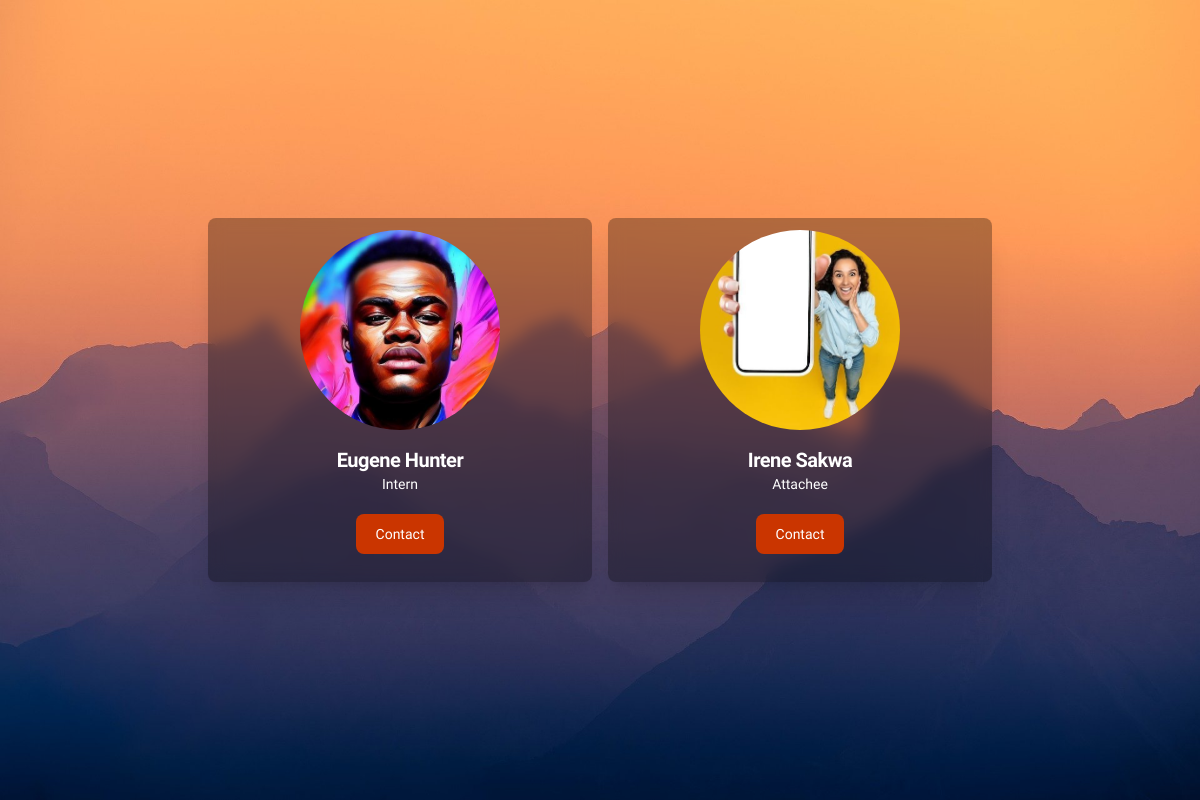
Before: / with the older database file.
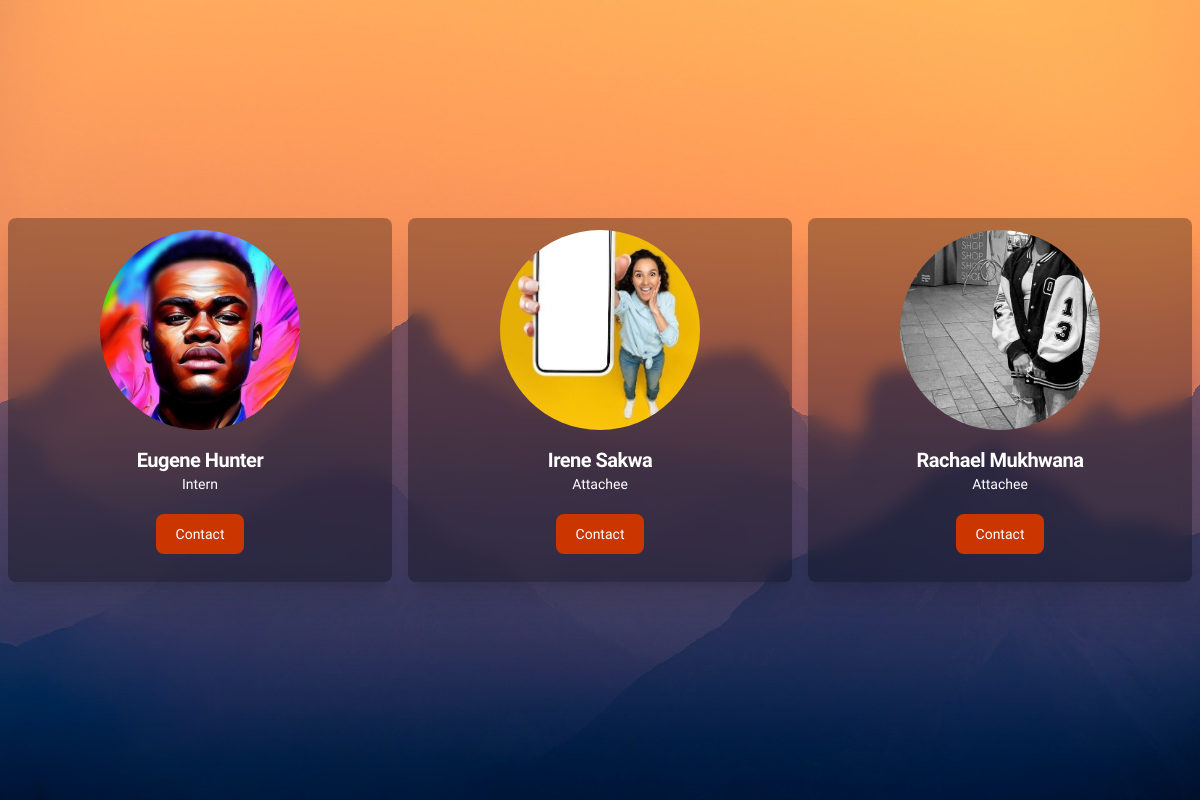
After: the same page with the newer database file.
### employees/models.py (models this page shows, shortened)
class Employee(models.Model):
    first_name = models.CharField(max_length=100)
    last_name = models.CharField(max_length=100)
    photo = models.ImageField(upload_to="images")
    designation = models.CharField(max_length=100)
    email_address = models.EmailField(max_length=100, unique=True)
    phone_number = models.CharField(max_length=15, blank=True)
    created_at = models.DateTimeField(auto_now_add=True)
    updated_at = models.DateTimeField(auto_now=True)

### firstdjango/views.py (the view)
# urls.py: 2. Add a URL to urlpatterns:  path('', views.home, name='home')
def home(request):
    employees = Employee.objects.all()
    context = {"employees": employees,}
    return render(request, "home.html", context)

### templates/home.html (shortened to what this page needs)
{% load static %}
<!DOCTYPE html>
<html lang="en">
<head>
    <script src="https://cdn.jsdelivr.net/npm/@tailwindcss/browser@4"></script>
    <link rel="stylesheet" href="{% static 'css/style.css' %}">
</head>
<body>
    <div class="flex md:flex-row flex-col gap-4 w-full items-center justify-center min-h-screen"
{% load static %}
<!DOCTYPE html>
<html lang="en">
<head>
    <script src="https://cdn.jsdelivr.net/npm/@tailwindcss/browser@4"></script>
    <link rel="stylesheet" href="{% static 'css/style.css' %}">
</head>
<body>
    <div class="flex md:flex-row flex-col gap-4 w-full items-center justify-center min-h-screen"
        style="
        background-image: url('{% static "images/bg3.jpg" %}');
        background-size: cover;
        background-position: center;
        ">
        {% for employee in employees %}
        <div class="w-full max-w-sm shadow-xl p-3 bg-black/30 backdrop-blur-sm rounded-lg shadow">
            <div class="w-full flex flex-col items-center justify-center">
                <img src="{{ employee.photo.url }}" class="rounded-full w-50 h-50 object-cover" alt="{{ employee.first_name }}">
            </div>
            <div class="p-4 flex flex-col items-center justify-center">
                <h5 class="text-xl font-bold tracking-tight text-white">{{ employee.first_name }} {{ employee.last_name }}</h5>
                <p class="text-sm font-normal text-white">
                    {{ employee.designation }}
                </p>
                <button
                    class="text-white mt-5 bg-orange-700 cursor-pointer hover:bg-orange-800 font-medium rounded-lg text-sm px-5 py-2.5 text-center">
                    Contact
                    </button>
            </div>
        </div>
        {% endfor %}
    </div>
</body>
</html>

### firstdjango/static/css/style.css (style rules this page uses)
* { font-family: 'Kedebideri', sans-serif; }

Changed rows visible on the page:
added Employee: photo (picture), first_name "Rachael", last_name "Mukhwana", designation "Attachee"
